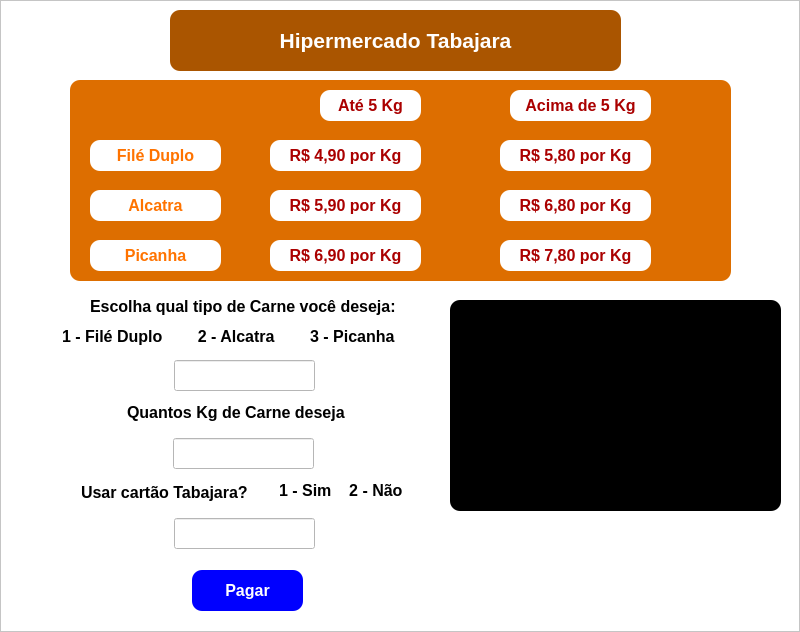
<?xml version="1.0" encoding="UTF-8"?>
<ui version="4.0">
 <class>MainWindow</class>
 <widget class="QMainWindow" name="MainWindow">
  <property name="geometry">
   <rect>
    <x>0</x>
    <y>0</y>
    <width>800</width>
    <height>632</height>
   </rect>
  </property>
  <property name="windowTitle">
   <string>MainWindow</string>
  </property>
  <widget class="QWidget" name="centralwidget">
   <layout class="QHBoxLayout" name="horizontalLayout">
    <property name="spacing">
     <number>0</number>
    </property>
    <property name="leftMargin">
     <number>0</number>
    </property>
    <property name="topMargin">
     <number>0</number>
    </property>
    <property name="rightMargin">
     <number>0</number>
    </property>
    <property name="bottomMargin">
     <number>0</number>
    </property>
    <item>
     <widget class="QFrame" name="frame">
      <property name="styleSheet">
       <string notr="true">background-color: #FFF;</string>
      </property>
      <property name="frameShape">
       <enum>QFrame::StyledPanel</enum>
      </property>
      <property name="frameShadow">
       <enum>QFrame::Raised</enum>
      </property>
      <widget class="QLabel" name="label">
       <property name="geometry">
        <rect>
         <x>170</x>
         <y>10</y>
         <width>451</width>
         <height>61</height>
        </rect>
       </property>
       <property name="font">
        <font>
         <family>Arial</family>
         <pointsize>16</pointsize>
         <weight>75</weight>
         <bold>true</bold>
        </font>
       </property>
       <property name="styleSheet">
        <string notr="true">background-color: #aa5500;
color: #FFF;
border-radius: 10px;</string>
       </property>
       <property name="text">
        <string>Hipermercado Tabajara</string>
       </property>
       <property name="alignment">
        <set>Qt::AlignCenter</set>
       </property>
      </widget>
      <widget class="QLabel" name="label_2">
       <property name="geometry">
        <rect>
         <x>70</x>
         <y>80</y>
         <width>661</width>
         <height>201</height>
        </rect>
       </property>
       <property name="font">
        <font>
         <pointsize>12</pointsize>
        </font>
       </property>
       <property name="styleSheet">
        <string notr="true">background-color: #dd6e00;
border-radius: 10px;</string>
       </property>
       <property name="text">
        <string/>
       </property>
      </widget>
      <widget class="QLineEdit" name="lineEdit">
       <property name="geometry">
        <rect>
         <x>174</x>
         <y>360</y>
         <width>141</width>
         <height>31</height>
        </rect>
       </property>
      </widget>
      <widget class="QLabel" name="label_verificar">
       <property name="geometry">
        <rect>
         <x>450</x>
         <y>300</y>
         <width>331</width>
         <height>211</height>
        </rect>
       </property>
       <property name="font">
        <font>
         <family>Arial</family>
         <pointsize>12</pointsize>
         <weight>75</weight>
         <bold>true</bold>
        </font>
       </property>
       <property name="styleSheet">
        <string notr="true">
background-color: #000;
color: #FFF;
border-radius: 10px;</string>
       </property>
       <property name="text">
        <string/>
       </property>
       <property name="alignment">
        <set>Qt::AlignCenter</set>
       </property>
      </widget>
      <widget class="QLabel" name="label_3">
       <property name="geometry">
        <rect>
         <x>90</x>
         <y>140</y>
         <width>131</width>
         <height>31</height>
        </rect>
       </property>
       <property name="font">
        <font>
         <pointsize>12</pointsize>
         <weight>75</weight>
         <bold>true</bold>
        </font>
       </property>
       <property name="styleSheet">
        <string notr="true">background-color: #FFF;
color: #ff7300;
border-radius:10px;</string>
       </property>
       <property name="text">
        <string>Filé Duplo</string>
       </property>
       <property name="alignment">
        <set>Qt::AlignCenter</set>
       </property>
      </widget>
      <widget class="QLabel" name="label_4">
       <property name="geometry">
        <rect>
         <x>90</x>
         <y>190</y>
         <width>131</width>
         <height>31</height>
        </rect>
       </property>
       <property name="font">
        <font>
         <pointsize>12</pointsize>
         <weight>75</weight>
         <bold>true</bold>
        </font>
       </property>
       <property name="styleSheet">
        <string notr="true">background-color: #FFF;
color: #ff7300;
border-radius:10px;</string>
       </property>
       <property name="text">
        <string>Alcatra</string>
       </property>
       <property name="alignment">
        <set>Qt::AlignCenter</set>
       </property>
      </widget>
      <widget class="QLabel" name="label_5">
       <property name="geometry">
        <rect>
         <x>320</x>
         <y>90</y>
         <width>101</width>
         <height>31</height>
        </rect>
       </property>
       <property name="font">
        <font>
         <pointsize>12</pointsize>
         <weight>75</weight>
         <bold>true</bold>
        </font>
       </property>
       <property name="styleSheet">
        <string notr="true">background-color: #FFF;
color: #aa0000;
border-radius:10px;</string>
       </property>
       <property name="text">
        <string>Até 5 Kg</string>
       </property>
       <property name="alignment">
        <set>Qt::AlignCenter</set>
       </property>
      </widget>
      <widget class="QLabel" name="label_6">
       <property name="geometry">
        <rect>
         <x>270</x>
         <y>140</y>
         <width>151</width>
         <height>31</height>
        </rect>
       </property>
       <property name="font">
        <font>
         <pointsize>12</pointsize>
         <weight>75</weight>
         <bold>true</bold>
        </font>
       </property>
       <property name="styleSheet">
        <string notr="true">background-color: #FFF;
color: #aa0000;
border-radius:10px;</string>
       </property>
       <property name="text">
        <string>R$ 4,90 por Kg</string>
       </property>
       <property name="alignment">
        <set>Qt::AlignCenter</set>
       </property>
      </widget>
      <widget class="QLabel" name="label_7">
       <property name="geometry">
        <rect>
         <x>270</x>
         <y>190</y>
         <width>151</width>
         <height>31</height>
        </rect>
       </property>
       <property name="font">
        <font>
         <pointsize>12</pointsize>
         <weight>75</weight>
         <bold>true</bold>
        </font>
       </property>
       <property name="styleSheet">
        <string notr="true">background-color: #FFF;
color: #aa0000;
border-radius:10px;</string>
       </property>
       <property name="text">
        <string>R$ 5,90 por Kg</string>
       </property>
       <property name="alignment">
        <set>Qt::AlignCenter</set>
       </property>
      </widget>
      <widget class="QLabel" name="label_8">
       <property name="geometry">
        <rect>
         <x>510</x>
         <y>90</y>
         <width>141</width>
         <height>31</height>
        </rect>
       </property>
       <property name="font">
        <font>
         <pointsize>12</pointsize>
         <weight>75</weight>
         <bold>true</bold>
        </font>
       </property>
       <property name="styleSheet">
        <string notr="true">background-color: #FFF;
color: #aa0000;
border-radius:10px;</string>
       </property>
       <property name="text">
        <string>Acima de 5 Kg</string>
       </property>
       <property name="alignment">
        <set>Qt::AlignCenter</set>
       </property>
      </widget>
      <widget class="QLabel" name="label_9">
       <property name="geometry">
        <rect>
         <x>500</x>
         <y>140</y>
         <width>151</width>
         <height>31</height>
        </rect>
       </property>
       <property name="font">
        <font>
         <pointsize>12</pointsize>
         <weight>75</weight>
         <bold>true</bold>
        </font>
       </property>
       <property name="styleSheet">
        <string notr="true">background-color: #FFF;
color: #aa0000;
border-radius:10px;</string>
       </property>
       <property name="text">
        <string>R$ 5,80 por Kg</string>
       </property>
       <property name="alignment">
        <set>Qt::AlignCenter</set>
       </property>
      </widget>
      <widget class="QLabel" name="label_10">
       <property name="geometry">
        <rect>
         <x>500</x>
         <y>190</y>
         <width>151</width>
         <height>31</height>
        </rect>
       </property>
       <property name="font">
        <font>
         <pointsize>12</pointsize>
         <weight>75</weight>
         <bold>true</bold>
        </font>
       </property>
       <property name="styleSheet">
        <string notr="true">background-color: #FFF;
color: #aa0000;
border-radius:10px;</string>
       </property>
       <property name="text">
        <string>R$ 6,80 por Kg</string>
       </property>
       <property name="alignment">
        <set>Qt::AlignCenter</set>
       </property>
      </widget>
      <widget class="QLabel" name="label_11">
       <property name="geometry">
        <rect>
         <x>90</x>
         <y>286</y>
         <width>331</width>
         <height>41</height>
        </rect>
       </property>
       <property name="font">
        <font>
         <pointsize>12</pointsize>
         <weight>75</weight>
         <bold>true</bold>
        </font>
       </property>
       <property name="text">
        <string>Escolha qual tipo de Carne você deseja:</string>
       </property>
      </widget>
      <widget class="QLabel" name="label_12">
       <property name="geometry">
        <rect>
         <x>127</x>
         <y>392</y>
         <width>241</width>
         <height>40</height>
        </rect>
       </property>
       <property name="font">
        <font>
         <pointsize>12</pointsize>
         <weight>75</weight>
         <bold>true</bold>
        </font>
       </property>
       <property name="text">
        <string>Quantos Kg de Carne deseja</string>
       </property>
      </widget>
      <widget class="QLineEdit" name="lineEdit_2">
       <property name="geometry">
        <rect>
         <x>173</x>
         <y>438</y>
         <width>141</width>
         <height>31</height>
        </rect>
       </property>
      </widget>
      <widget class="QPushButton" name="pb_verificar">
       <property name="geometry">
        <rect>
         <x>192</x>
         <y>570</y>
         <width>111</width>
         <height>41</height>
        </rect>
       </property>
       <property name="font">
        <font>
         <family>Arial</family>
         <pointsize>12</pointsize>
         <weight>75</weight>
         <bold>true</bold>
        </font>
       </property>
       <property name="styleSheet">
        <string notr="true">background-color: rgb(0, 0, 255);
color: #FFF;
border-radius: 10px;</string>
       </property>
       <property name="text">
        <string>Pagar</string>
       </property>
      </widget>
      <widget class="QLabel" name="label_13">
       <property name="geometry">
        <rect>
         <x>90</x>
         <y>240</y>
         <width>131</width>
         <height>31</height>
        </rect>
       </property>
       <property name="font">
        <font>
         <pointsize>12</pointsize>
         <weight>75</weight>
         <bold>true</bold>
        </font>
       </property>
       <property name="styleSheet">
        <string notr="true">background-color: #FFF;
color: #ff7300;
border-radius:10px;</string>
       </property>
       <property name="text">
        <string>Picanha</string>
       </property>
       <property name="alignment">
        <set>Qt::AlignCenter</set>
       </property>
      </widget>
      <widget class="QLabel" name="label_14">
       <property name="geometry">
        <rect>
         <x>270</x>
         <y>240</y>
         <width>151</width>
         <height>31</height>
        </rect>
       </property>
       <property name="font">
        <font>
         <pointsize>12</pointsize>
         <weight>75</weight>
         <bold>true</bold>
        </font>
       </property>
       <property name="styleSheet">
        <string notr="true">background-color: #FFF;
color: #aa0000;
border-radius:10px;</string>
       </property>
       <property name="text">
        <string>R$ 6,90 por Kg</string>
       </property>
       <property name="alignment">
        <set>Qt::AlignCenter</set>
       </property>
      </widget>
      <widget class="QLabel" name="label_15">
       <property name="geometry">
        <rect>
         <x>500</x>
         <y>240</y>
         <width>151</width>
         <height>31</height>
        </rect>
       </property>
       <property name="font">
        <font>
         <pointsize>12</pointsize>
         <weight>75</weight>
         <bold>true</bold>
        </font>
       </property>
       <property name="styleSheet">
        <string notr="true">background-color: #FFF;
color: #aa0000;
border-radius:10px;</string>
       </property>
       <property name="text">
        <string>R$ 7,80 por Kg</string>
       </property>
       <property name="alignment">
        <set>Qt::AlignCenter</set>
       </property>
      </widget>
      <widget class="QLabel" name="label_16">
       <property name="geometry">
        <rect>
         <x>62</x>
         <y>316</y>
         <width>371</width>
         <height>41</height>
        </rect>
       </property>
       <property name="font">
        <font>
         <pointsize>12</pointsize>
         <weight>75</weight>
         <bold>true</bold>
        </font>
       </property>
       <property name="text">
        <string>1 - Filé Duplo        2 - Alcatra        3 - Picanha</string>
       </property>
      </widget>
      <widget class="QLabel" name="label_17">
       <property name="geometry">
        <rect>
         <x>81</x>
         <y>477</y>
         <width>191</width>
         <height>31</height>
        </rect>
       </property>
       <property name="font">
        <font>
         <pointsize>12</pointsize>
         <weight>75</weight>
         <bold>true</bold>
        </font>
       </property>
       <property name="text">
        <string>Usar cartão Tabajara?</string>
       </property>
      </widget>
      <widget class="QLineEdit" name="lineEdit_3">
       <property name="geometry">
        <rect>
         <x>174</x>
         <y>518</y>
         <width>141</width>
         <height>31</height>
        </rect>
       </property>
       <property name="text">
        <string/>
       </property>
      </widget>
      <widget class="QLabel" name="label_18">
       <property name="geometry">
        <rect>
         <x>279</x>
         <y>480</y>
         <width>141</width>
         <height>21</height>
        </rect>
       </property>
       <property name="font">
        <font>
         <pointsize>12</pointsize>
         <weight>75</weight>
         <bold>true</bold>
        </font>
       </property>
       <property name="text">
        <string>1 - Sim    2 - Não</string>
       </property>
      </widget>
     </widget>
    </item>
   </layout>
  </widget>
 </widget>
 <resources/>
 <connections/>
</ui>
